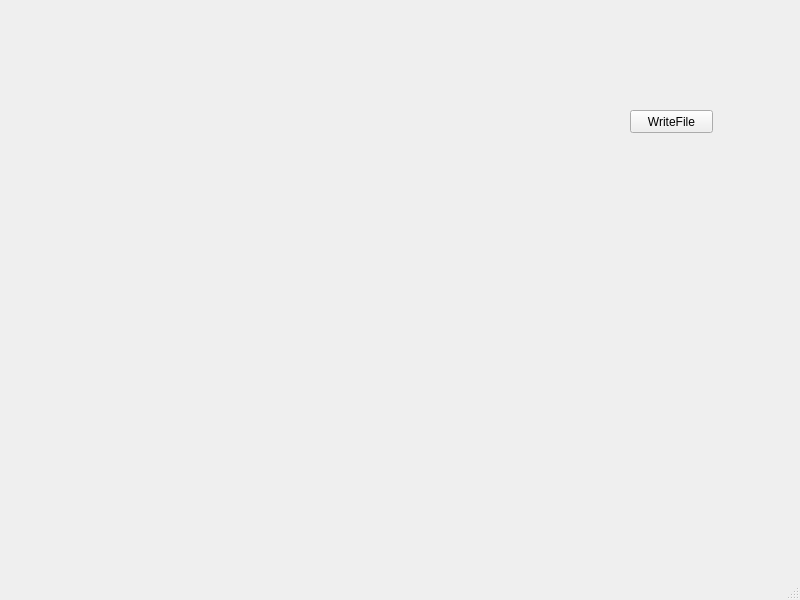
<?xml version="1.0" encoding="UTF-8"?>
<ui version="4.0">
 <class>MainWindow</class>
 <widget class="QMainWindow" name="MainWindow">
  <property name="geometry">
   <rect>
    <x>0</x>
    <y>0</y>
    <width>800</width>
    <height>600</height>
   </rect>
  </property>
  <property name="windowTitle">
   <string>MainWindow</string>
  </property>
  <widget class="QWidget" name="centralwidget">
   <widget class="QPushButton" name="pushButton_write">
    <property name="geometry">
     <rect>
      <x>630</x>
      <y>110</y>
      <width>83</width>
      <height>23</height>
     </rect>
    </property>
    <property name="text">
     <string>WriteFile</string>
    </property>
   </widget>
  </widget>
  <widget class="QMenuBar" name="menubar">
   <property name="geometry">
    <rect>
     <x>0</x>
     <y>0</y>
     <width>800</width>
     <height>22</height>
    </rect>
   </property>
  </widget>
  <widget class="QStatusBar" name="statusbar"/>
 </widget>
 <resources/>
 <connections/>
</ui>
